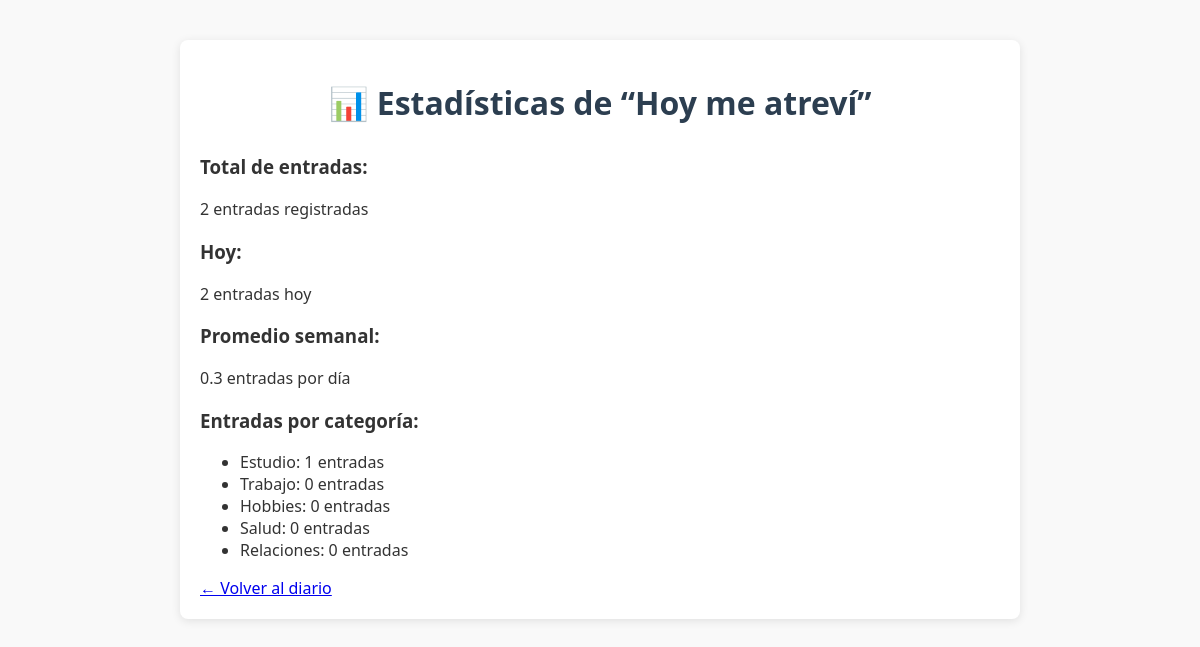
Screenshot of /stats with the database file from the repository.
### models.py (models this page shows, shortened)
class Categoria(db.Model):
    __tablename__ = 'categorias'
    id = db.Column(db.Integer, primary_key=True)
    nombre = db.Column(db.String(50), nullable=False, unique=True)
    entradas = db.relationship('Entrada', back_populates='categoria')

### app.py (the view)
@app.route('/stats')
def stats():
    total = Entrada.query.count()
    hoy = datetime.now().date()
    hoy_count = Entrada.query.filter(Entrada.fecha == hoy).count()
    promedio = total / 7 if total > 0 else 0  # promedio semanal
    categorias_stats = {}
    for cat in Categoria.query.all():
        count = Entrada.query.filter_by(categoria_id=cat.id).count()
        categorias_stats[cat.nombre] = count
    return render_template('stats.html',
        total=total,
        hoy=hoy_count,
        promedio=promedio,
        categorias_stats=categorias_stats)

### templates/stats.html (shortened to what this page needs)
<!DOCTYPE html>
<html lang="es">
<head>
    <link rel="stylesheet" href="{{ url_for('static', filename='style.css') }}">
</head>
<body>
    <div class="container">
        <h1>📊 Estadísticas de “Hoy me atreví”</h1>
        <div class="stats-card">
            <h3>Total de entradas:</h3>
            <p>{{ total }} entradas registradas</p>
        </div>
        <div class="stats-card">
            <h3>Hoy:</h3>
            <p>{{ hoy }} entradas hoy</p>
        </div>
        <div class="stats-card">
            <h3>Promedio semanal:</h3>
            <p>{{ "%.1f"|format(promedio) }} entradas por día</p>
        </div>
        <h3>Entradas por categoría:</h3>
        <ul>
            {% for nombre, count in categorias_stats.items() %}
            <li>{{ nombre }}: {{ count }} entradas</li>
            {% endfor %}
        </ul>
        <a href="{{ url_for('index') }}" class="btn">← Volver al diario</a>
    </div>
</body>
</html>

### static/style.css (style rules this page uses)
body { font-family: 'Segoe UI', Tahoma, Geneva, Verdana, sans-serif; background-color: #f9f9f9; margin: 0; padding: 0; color: #333; }
.container { max-width: 800px; margin: 40px auto; padding: 20px; background-color: white; box-shadow: 0 2px 10px rgba(0,0,0,0.1); border-radius: 8px; }
h1 { text-align: center; color: #2c3e50; margin-bottom: 30px; }

### rows the page displays
Categoria: nombre "Estudio", id "1"
Categoria: nombre "Trabajo", count "0"
Categoria: nombre "Hobbies", count "0"
Categoria: nombre "Salud", count "0"
Categoria: nombre "Relaciones", count "0"

### other values shown
{{ total }} "2"
{{ hoy }} "2"
{{ "%.1f"|format(promedio) }} "0.3"
